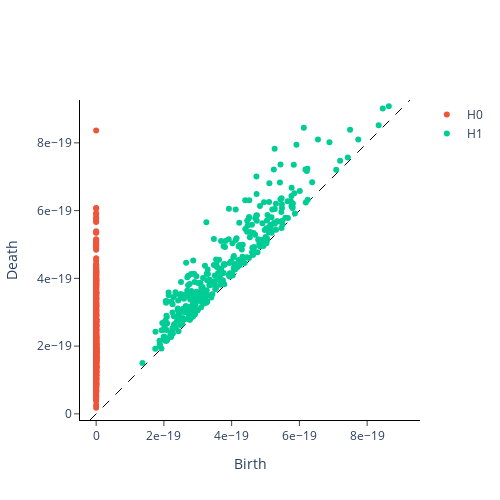

The notebook cell this image was saved under:
### Code cell
from gtda.plotting import plot_diagram

i = np.random.choice(range(0, len(point_clouds), 1))
print(i)
plot_diagram(diagramas_rips[2])

### Figure 1 — Plotly figure (JSON) as saved in the notebook; plotly's stock layout.template omitted (floating-point values rounded to 4 significant figures; data arrays with more than 128 entries replaced by an {"elided": "..."} marker saying what was removed)
{"data": [{"hoverinfo": "none", "line": {"color": "black", "dash": "dash", "width": 1}, "mode": "lines", "showlegend": false, "type": "scatter", "x": [-1.817e-20, 9.265e-19], "y": [-1.817e-20, 9.265e-19]}, {"hoverinfo": "text", "hovertext": {"elided": "670 str values"}, "mode": "markers", "name": "H0", "type": "scatter", "x": {"elided": "670 int values"}, "y": {"elided": "670 float values"}}, {"hoverinfo": "text", "hovertext": {"elided": "340 str values"}, "mode": "markers", "name": "H1", "type": "scatter", "x": {"elided": "340 float values"}, "y": {"elided": "340 float values"}}], "layout": {"height": 500, "plot_bgcolor": "white", "width": 500, "xaxis": {"autorange": false, "exponentformat": "e", "linecolor": "black", "linewidth": 1, "mirror": false, "range": [-1.817e-20, 9.265e-19], "showexponent": "all", "showline": true, "side": "bottom", "ticks": "outside", "title": {"text": "Birth"}, "type": "linear", "zeroline": true}, "yaxis": {"autorange": false, "exponentformat": "e", "linecolor": "black", "linewidth": 1, "mirror": false, "range": [-1.817e-20, 9.265e-19], "scaleanchor": "x", "scaleratio": 1, "showexponent": "all", "showline": true, "side": "left", "ticks": "outside", "title": {"text": "Death"}, "type": "linear", "zeroline": true}}}
